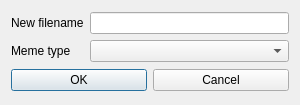
<?xml version="1.0" encoding="UTF-8"?>
<ui version="4.0">
 <class>QuickClipboardWindow</class>
 <widget class="QDialog" name="QuickClipboardWindow">
  <property name="geometry">
   <rect>
    <x>0</x>
    <y>0</y>
    <width>300</width>
    <height>105</height>
   </rect>
  </property>
  <property name="minimumSize">
   <size>
    <width>300</width>
    <height>105</height>
   </size>
  </property>
  <property name="maximumSize">
   <size>
    <width>300</width>
    <height>105</height>
   </size>
  </property>
  <property name="windowTitle">
   <string>QuickClipboardWindow</string>
  </property>
  <layout class="QVBoxLayout" name="verticalLayout">
   <item>
    <layout class="QGridLayout" name="gridLayout">
     <item row="0" column="2">
      <widget class="QLabel" name="fileNameLabel">
       <property name="text">
        <string>New filename</string>
       </property>
      </widget>
     </item>
     <item row="1" column="3">
      <widget class="QComboBox" name="typeComboBox"/>
     </item>
     <item row="1" column="2">
      <widget class="QLabel" name="memeTypeLabel">
       <property name="text">
        <string>Meme type</string>
       </property>
      </widget>
     </item>
     <item row="0" column="3">
      <widget class="QLineEdit" name="fileNameInput"/>
     </item>
    </layout>
   </item>
   <item>
    <layout class="QHBoxLayout" name="horizontalLayout">
     <item>
      <widget class="QPushButton" name="buttonOK">
       <property name="text">
        <string>OK</string>
       </property>
       <property name="autoDefault">
        <bool>false</bool>
       </property>
       <property name="default">
        <bool>true</bool>
       </property>
      </widget>
     </item>
     <item>
      <widget class="QPushButton" name="buttonCancel">
       <property name="text">
        <string>Cancel</string>
       </property>
       <property name="autoDefault">
        <bool>false</bool>
       </property>
      </widget>
     </item>
    </layout>
   </item>
  </layout>
 </widget>
 <layoutdefault spacing="6" margin="11"/>
 <tabstops>
  <tabstop>fileNameInput</tabstop>
  <tabstop>typeComboBox</tabstop>
  <tabstop>buttonOK</tabstop>
  <tabstop>buttonCancel</tabstop>
 </tabstops>
 <resources/>
 <connections/>
</ui>
